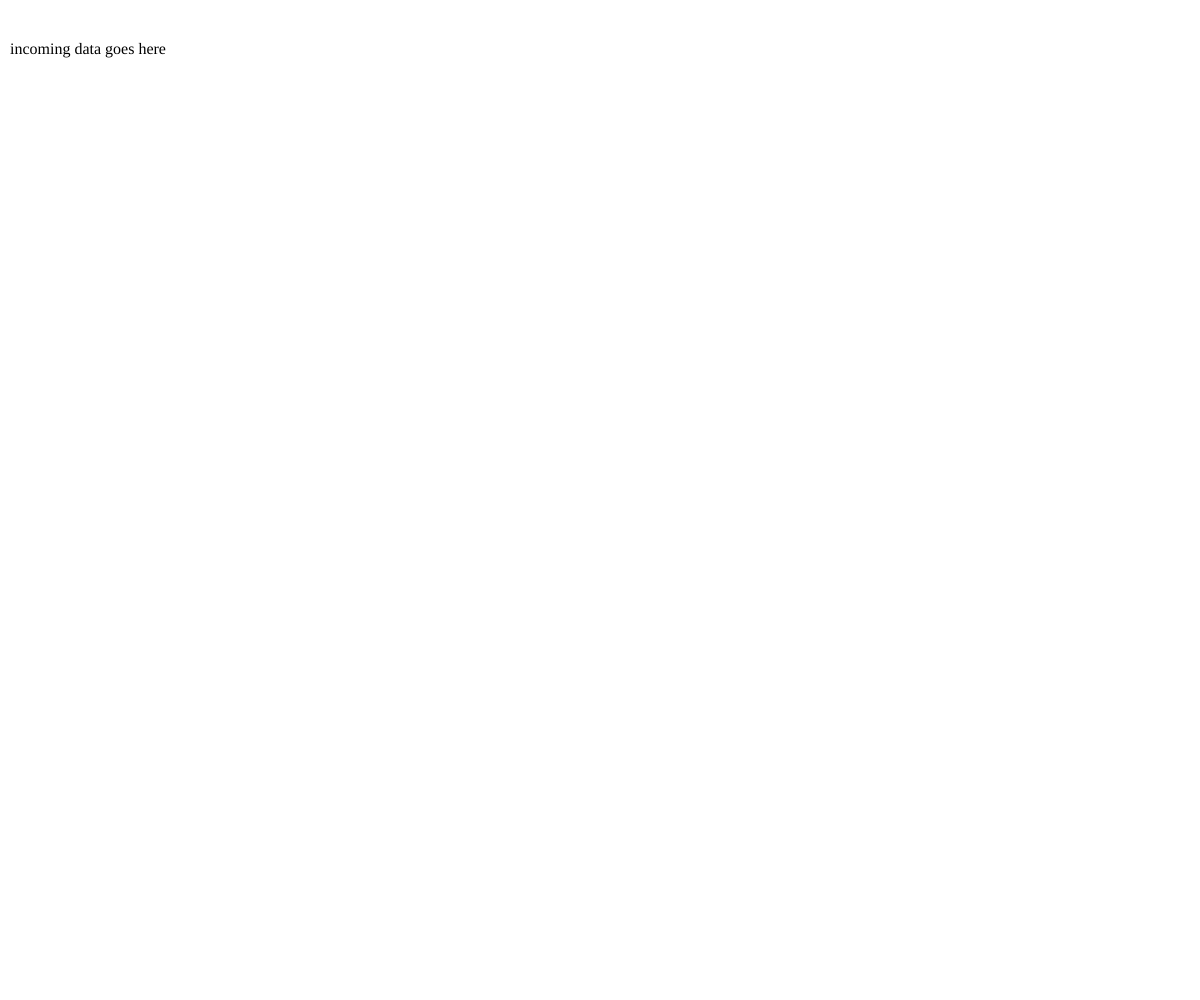
Frame 1 (no input)
Frame 60 (no input): identical to frame 1, image omitted
Frame 120 (the mouse pressed at the canvas centre since frame 60): identical to frame 1, image omitted

The p5.js sketch that drew this single still picture (run headless with seeded random() and noise() and a simulated clock; from frame 60 on, the mouse is pressed at the canvas centre):

// p5.js sketch
// ── sketch.js
var logDisplay;		// an HTML element for displaying log data
var hidden = false; // whether the log display  is hidden or not


function setup() {
	createCanvas(windowWidth, windowHeight);
	// create some HTML elements to manage log display:
	createHTML();
}

function draw() {
	// if the key is pressed, display it
	if (keyIsPressed) {
		printData('key pressed: ' + key);
	}
}

// show or hide the log display by typing shift-spacebar:
function keyPressed() {
	if (keyIsDown(SHIFT) && key == ' ') {
		if (hidden) {
			logDisplay.show();
		} else {
			logDisplay.hide();
		}
		hidden = !hidden;
	}
}

// create some HTML elements in the sketch:
function createHTML() {
	logDisplay = createElement('div', 'incoming data goes here');
	logDisplay.attribute('aria-label', 'incoming data');
	logDisplay.attribute('aria-role', 'alert');
	logDisplay.attribute('aria-live', 'polite');
	logDisplay.position(10, 40);
}

function printData(inString) {
	// put the input in the logDisplay div:
	logDisplay.html('log: ' + inString);
	// print it to the console as well
	console.log(inString);
}
